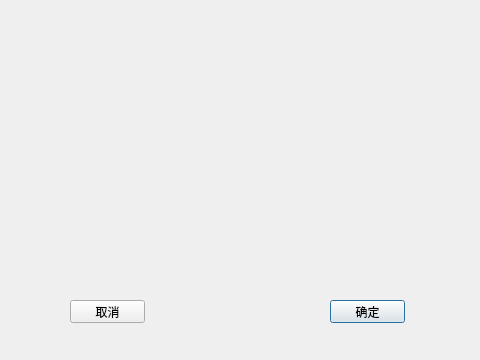
<?xml version="1.0" encoding="UTF-8"?>
<ui version="4.0">
 <class>SwitchMapShowW</class>
 <widget class="QDialog" name="SwitchMapShowW">
  <property name="geometry">
   <rect>
    <x>0</x>
    <y>0</y>
    <width>480</width>
    <height>360</height>
   </rect>
  </property>
  <property name="font">
   <font>
    <family>宋体</family>
   </font>
  </property>
  <property name="windowTitle">
   <string>Dialog</string>
  </property>
  <widget class="QPushButton" name="okButton">
   <property name="geometry">
    <rect>
     <x>330</x>
     <y>300</y>
     <width>75</width>
     <height>23</height>
    </rect>
   </property>
   <property name="text">
    <string>确定</string>
   </property>
  </widget>
  <widget class="QPushButton" name="cancelButton">
   <property name="geometry">
    <rect>
     <x>70</x>
     <y>300</y>
     <width>75</width>
     <height>23</height>
    </rect>
   </property>
   <property name="text">
    <string>取消</string>
   </property>
  </widget>
 </widget>
 <resources/>
 <connections/>
</ui>
